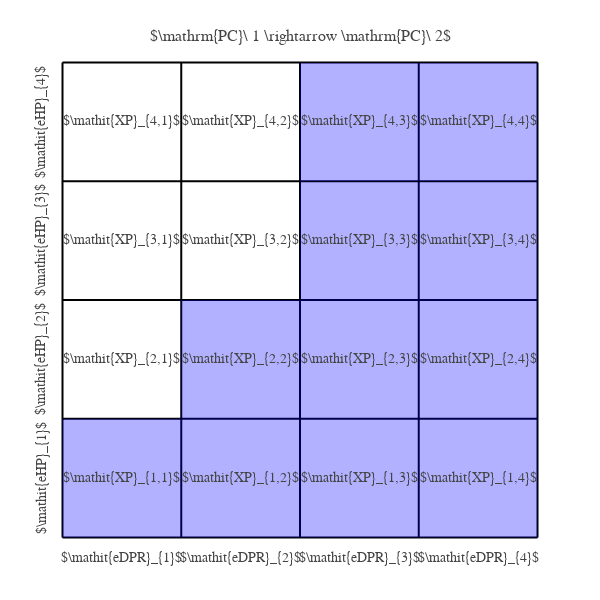

Notebook cell for this chart:
### Code cell
# An example encounter diagram for two NPCs defeated in order using single target damage
eDPRs = [3, 3, 3, 3]
eHPs  = [3, 3, 3, 3]
eDPR_total = np.sum(eDPRs)
eHP_total = np.sum(eHPs)

damage = [
    {'targets': [0], 'damage': 3, 'efficiency': 1.0, 'color': 'blue'},
    {'targets': [1], 'damage': 3, 'efficiency': 1.0, 'color': 'blue'},
    {'targets': [2], 'damage': 2.99, 'efficiency': 1.0, 'color': 'blue'},
    {'targets': [3], 'damage': 2.99, 'efficiency': 1.0, 'color': 'blue'}
]

XP_log = create_XP_log(eHPs, eDPRs, damage)

# create figure
fig = go.Figure(
    layout=go.Layout(
        template=tfb.FIG_TEMPLATE,
        margin=dict(l=15, r=15, b=15, t=15, pad=4),
        title=dict(
            text=r'$\mathrm{PC}\ 1 \rightarrow \mathrm{PC}\ 2$',
            font_size=16,
            x=0.5,
            y=0.95,
            xanchor='center',
            yanchor='top',
        ),
        #margin=dict(autoexpand=True),
        dragmode=False,
        xaxis=dict(
            range=[-0.1*eDPR_total, 1.1*eDPR_total],
            #autorange=True,
            mirror=False,
            showgrid=False,
            showline=False,
            zeroline=False,
            showticklabels=False,
            ticks='', minor=dict(ticks=''),
        ),
        yaxis=dict(
            range=[-0.1*eHP_total, 1.1*eHP_total],
            #autorange=True,
            mirror=False,
            showgrid=False,
            showline=False,
            zeroline=False,
            showticklabels=False,
            ticks='', minor=dict(ticks=''),
        ),
    )
)

fig = generate_XP_diagram_plotly(eHPs, eDPRs, XP_log, fig=fig)

# show figure
fig.update_layout(width=600, height=600)
fig.show(config=tfb.FIG_CONFIG)

# save figures
if SAVEFIGS:
    fig.update_layout(autosize=True, width=None, height=None)
    tfb.save_fig_html(fig, format='large', name='fig-xp-encounter-diagram-pcs-single-target-partial-large', style='aspect-ratio: 600/600;')
    tfb.save_fig_html(fig, format='small', name='fig-xp-encounter-diagram-pcs-single-target-partial-small', style='aspect-ratio: 600/600;')

### Figure 1 — Plotly figure (JSON) as saved in the notebook; plotly's stock layout.template omitted (floating-point values rounded to 4 significant figures)
{"data": [{"hoverinfo": "skip", "line": {"color": "black", "dash": "solid"}, "mode": "lines", "showlegend": false, "type": "scatter", "x": [0, 12], "y": [0, 0]}, {"hoverinfo": "skip", "line": {"color": "black", "dash": "solid"}, "mode": "lines", "showlegend": false, "type": "scatter", "x": [0, 0], "y": [0, 12]}, {"hoverinfo": "skip", "line": {"color": "black", "dash": "solid"}, "mode": "lines", "showlegend": false, "type": "scatter", "x": [0, 12], "y": [3, 3]}, {"hoverinfo": "skip", "line": {"color": "black", "dash": "solid"}, "mode": "lines", "showlegend": false, "type": "scatter", "x": [3, 3], "y": [0, 12]}, {"hoverinfo": "skip", "line": {"color": "black", "dash": "solid"}, "mode": "lines", "showlegend": false, "type": "scatter", "x": [0, 12], "y": [6, 6]}, {"hoverinfo": "skip", "line": {"color": "black", "dash": "solid"}, "mode": "lines", "showlegend": false, "type": "scatter", "x": [6, 6], "y": [0, 12]}, {"hoverinfo": "skip", "line": {"color": "black", "dash": "solid"}, "mode": "lines", "showlegend": false, "type": "scatter", "x": [0, 12], "y": [9, 9]}, {"hoverinfo": "skip", "line": {"color": "black", "dash": "solid"}, "mode": "lines", "showlegend": false, "type": "scatter", "x": [9, 9], "y": [0, 12]}, {"hoverinfo": "skip", "line": {"color": "black", "dash": "solid"}, "mode": "lines", "showlegend": false, "type": "scatter", "x": [0, 12], "y": [12, 12]}, {"hoverinfo": "skip", "line": {"color": "black", "dash": "solid"}, "mode": "lines", "showlegend": false, "type": "scatter", "x": [12, 12], "y": [0, 12]}], "layout": {"annotations": [{"showarrow": false, "text": "$\\mathit{XP}_{1,1}$", "x": 1.5, "y": 1.5}, {"showarrow": false, "text": "$\\mathit{XP}_{2,1}$", "x": 1.5, "y": 4.5}, {"showarrow": false, "text": "$\\mathit{XP}_{3,1}$", "x": 1.5, "y": 7.5}, {"showarrow": false, "text": "$\\mathit{XP}_{4,1}$", "x": 1.5, "y": 10.5}, {"showarrow": false, "text": "$\\mathit{XP}_{1,2}$", "x": 4.5, "y": 1.5}, {"showarrow": false, "text": "$\\mathit{XP}_{2,2}$", "x": 4.5, "y": 4.5}, {"showarrow": false, "text": "$\\mathit{XP}_{3,2}$", "x": 4.5, "y": 7.5}, {"showarrow": false, "text": "$\\mathit{XP}_{4,2}$", "x": 4.5, "y": 10.5}, {"showarrow": false, "text": "$\\mathit{XP}_{1,3}$", "x": 7.5, "y": 1.5}, {"showarrow": false, "text": "$\\mathit{XP}_{2,3}$", "x": 7.5, "y": 4.5}, {"showarrow": false, "text": "$\\mathit{XP}_{3,3}$", "x": 7.5, "y": 7.5}, {"showarrow": false, "text": "$\\mathit{XP}_{4,3}$", "x": 7.5, "y": 10.5}, {"showarrow": false, "text": "$\\mathit{XP}_{1,4}$", "x": 10.5, "y": 1.5}, {"showarrow": false, "text": "$\\mathit{XP}_{2,4}$", "x": 10.5, "y": 4.5}, {"showarrow": false, "text": "$\\mathit{XP}_{3,4}$", "x": 10.5, "y": 7.5}, {"showarrow": false, "text": "$\\mathit{XP}_{4,4}$", "x": 10.5, "y": 10.5}, {"showarrow": false, "text": "$\\mathit{eDPR}_{1}$", "x": 1.5, "y": -0.525}, {"showarrow": false, "text": "$\\mathit{eHP}_{1}$", "textangle": -90, "x": -0.525, "y": 1.5}, {"showarrow": false, "text": "$\\mathit{eDPR}_{2}$", "x": 4.5, "y": -0.525}, {"showarrow": false, "text": "$\\mathit{eHP}_{2}$", "textangle": -90, "x": -0.525, "y": 4.5}, {"showarrow": false, "text": "$\\mathit{eDPR}_{3}$", "x": 7.5, "y": -0.525}, {"showarrow": false, "text": "$\\mathit{eHP}_{3}$", "textangle": -90, "x": -0.525, "y": 7.5}, {"showarrow": false, "text": "$\\mathit{eDPR}_{4}$", "x": 10.5, "y": -0.525}, {"showarrow": false, "text": "$\\mathit{eHP}_{4}$", "textangle": -90, "x": -0.525, "y": 10.5}], "dragmode": false, "height": 600, "margin": {"b": 15, "l": 15, "pad": 4, "r": 15, "t": 15}, "shapes": [{"fillcolor": "blue", "line": {"color": "rgba(250,250,250,0)"}, "opacity": 0.3, "type": "rect", "x0": 0, "x1": 3, "y0": 0, "y1": 3}, {"fillcolor": "blue", "line": {"color": "rgba(250,250,250,0)"}, "opacity": 0.3, "type": "rect", "x0": 3, "x1": 6, "y0": 0, "y1": 3}, {"fillcolor": "blue", "line": {"color": "rgba(250,250,250,0)"}, "opacity": 0.3, "type": "rect", "x0": 6, "x1": 9, "y0": 0, "y1": 3}, {"fillcolor": "blue", "line": {"color": "rgba(250,250,250,0)"}, "opacity": 0.3, "type": "rect", "x0": 9, "x1": 12, "y0": 0, "y1": 3}, {"fillcolor": "blue", "line": {"color": "rgba(250,250,250,0)"}, "opacity": 0.3, "type": "rect", "x0": 3, "x1": 6, "y0": 3, "y1": 6}, {"fillcolor": "blue", "line": {"color": "rgba(250,250,250,0)"}, "opacity": 0.3, "type": "rect", "x0": 6, "x1": 9, "y0": 3, "y1": 6}, {"fillcolor": "blue", "line": {"color": "rgba(250,250,250,0)"}, "opacity": 0.3, "type": "rect", "x0": 9, "x1": 12, "y0": 3, "y1": 6}, {"fillcolor": "blue", "line": {"color": "rgba(250,250,250,0)"}, "opacity": 0.3, "type": "rect", "x0": 6, "x1": 9, "y0": 6, "y1": 8.99}, {"fillcolor": "blue", "line": {"color": "rgba(250,250,250,0)"}, "opacity": 0.3, "type": "rect", "x0": 9, "x1": 12, "y0": 6, "y1": 8.99}, {"fillcolor": "blue", "line": {"color": "rgba(250,250,250,0)"}, "opacity": 0.3, "type": "rect", "x0": 6, "x1": 9, "y0": 9, "y1": 11.99}, {"fillcolor": "blue", "line": {"color": "rgba(250,250,250,0)"}, "opacity": 0.3, "type": "rect", "x0": 9, "x1": 12, "y0": 9, "y1": 11.99}], "title": {"font": {"size": 16}, "text": "$\\mathrm{PC}\\ 1 \\rightarrow \\mathrm{PC}\\ 2$", "x": 0.5, "xanchor": "center", "y": 0.95, "yanchor": "top"}, "width": 600, "xaxis": {"minor": {"ticks": ""}, "mirror": false, "range": [-1.2, 13.2], "showgrid": false, "showline": false, "showticklabels": false, "ticks": "", "zeroline": false}, "yaxis": {"minor": {"ticks": ""}, "mirror": false, "range": [-1.2, 13.2], "showgrid": false, "showline": false, "showticklabels": false, "ticks": "", "zeroline": false}}}
